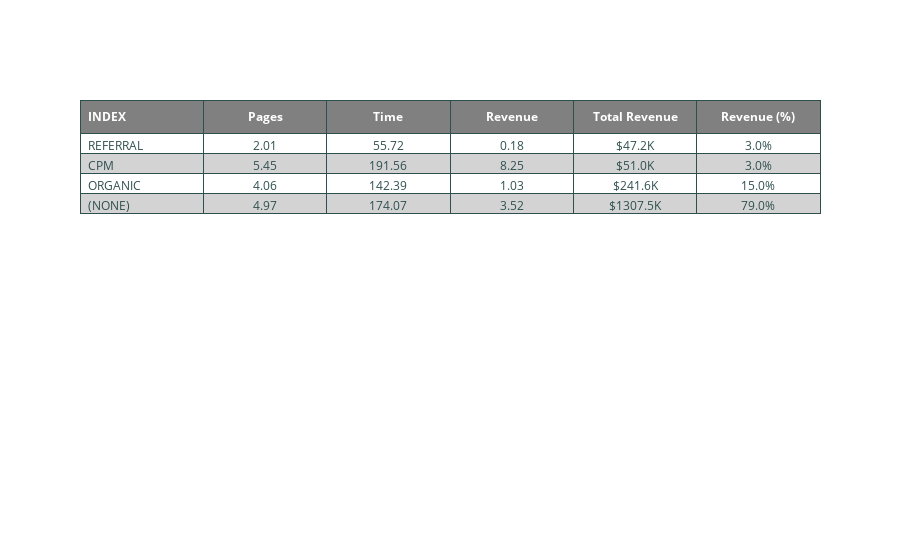

The cell this chart's notebook holds for it:
### Code cell
ratios_table(df, 'medium')

### Figure 1 — Plotly figure (JSON) as saved in the notebook; plotly's stock layout.template omitted (floating-point values rounded to 4 significant figures)
{"data": [{"cells": {"align": ["left", "center"], "fill": {"color": [["white", "lightgrey", "white", "lightgrey", "white", "white", "lightgrey", "white", "lightgrey", "white", "white", "lightgrey", "white", "lightgrey", "white", "white", "lightgrey", "white", "lightgrey", "white"]]}, "font": {"color": "darkslategray", "size": 12}, "line": {"color": "darkslategray"}, "values": [["REFERRAL", "CPM", "ORGANIC", "(NONE)"], [2.01, 5.45, 4.06, 4.97], [55.72, 191.6, 142.4, 174.1], [0.18, 8.25, 1.03, 3.52], ["$47.2K", "$51.0K", "$241.6K", "$1307.5K"], ["3.0%", "3.0%", "15.0%", "79.0%"]]}, "header": {"align": ["left", "center"], "fill": {"color": "grey"}, "font": {"color": "white", "size": 12}, "line": {"color": "darkslategray"}, "values": ["<b>INDEX</b>", "<b>Pages</b>", "<b>Time</b>", "<b>Revenue</b>", "<b>Total Revenue</b>", "<b>Revenue (%)</b>"]}, "type": "table"}], "layout": {}}
